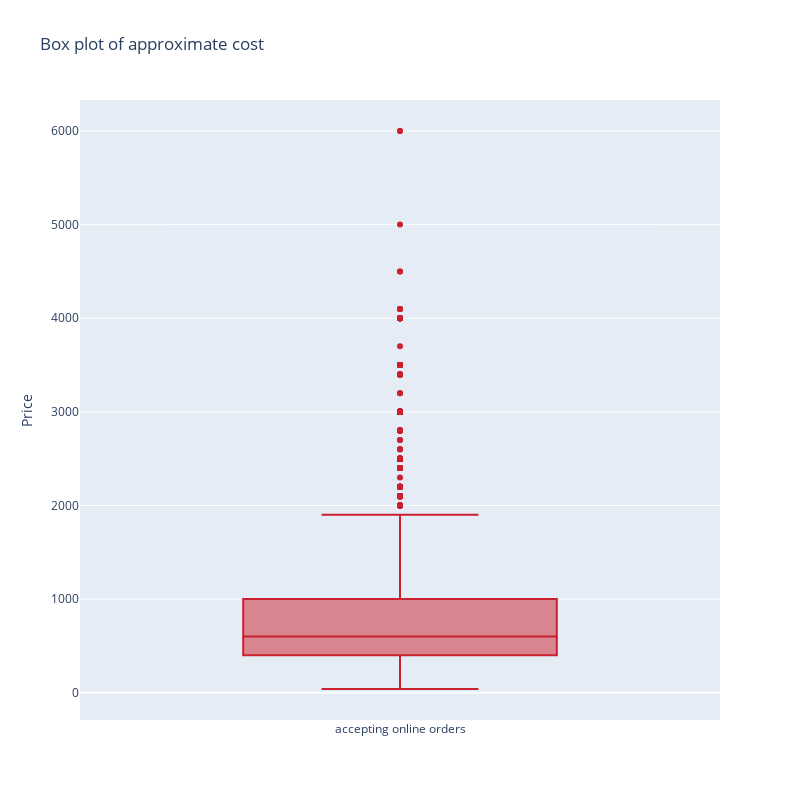

The notebook cell saved with this chart:
### Code cell
trace0=go.Box(y=df['cost'],name="accepting online orders",
              marker = dict(
        color = 'rgb(203, 32, 45)',
    ))
data=[trace0]
layout=go.Layout(title="Box plot of approximate cost",width=800,height=800,yaxis=dict(title="Price"))
fig=go.Figure(data=data,layout=layout)
py.iplot(fig)

### Figure 1 — Plotly figure (JSON) as saved in the notebook; plotly's stock layout.template omitted (floating-point values rounded to 4 significant figures; data arrays with more than 128 entries replaced by an {"elided": "..."} marker saying what was removed)
{"data": [{"marker": {"color": "rgb(203, 32, 45)"}, "name": "accepting online orders", "type": "box", "y": {"elided": "23248 int values"}}], "layout": {"height": 800, "title": {"text": "Box plot of approximate cost"}, "width": 800, "xaxis": {"autorange": true, "range": [-0.5, 0.5], "type": "category"}, "yaxis": {"autorange": true, "range": [-291.1, 6331.0], "title": {"text": "Price"}, "type": "linear"}}}
